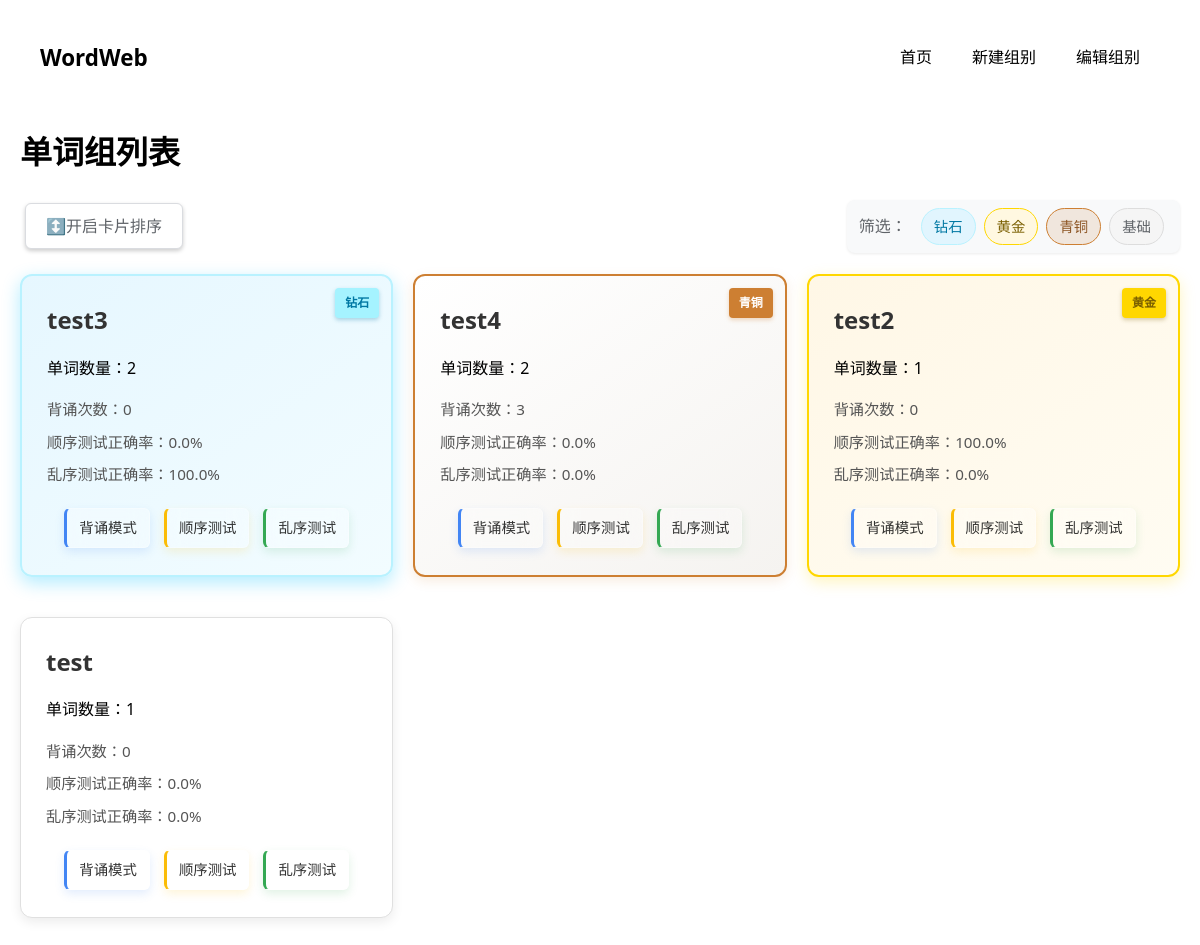
The page / on the database its author committed.
### app/models.py (models this page shows)
class WordGroup(db.Model):
    id = db.Column(db.Integer, primary_key=True)
    name = db.Column(db.String(100), unique=True, nullable=False)
    created_at = db.Column(db.DateTime, default=datetime.utcnow)
    order_index = db.Column(db.Integer, default=0)  # 添加排序字段
    words = db.relationship('Word', backref='group', lazy='dynamic', cascade='all, delete-orphan')
    stats = db.relationship('GroupStats', backref='group', uselist=False, cascade='all, delete-orphan')

class GroupStats(db.Model):
    id = db.Column(db.Integer, primary_key=True)
    group_id = db.Column(db.Integer, db.ForeignKey('word_group.id'), unique=True)
    study_count = db.Column(db.Integer, default=0)
    order_quiz_count = db.Column(db.Integer, default=0)
    random_quiz_count = db.Column(db.Integer, default=0)
    last_score = db.Column(db.Float, default=0.0)  # 顺序测试正确率
    random_last_score = db.Column(db.Float, default=0.0)  # 乱序测试正确率

### app/blueprints/main.py (the view)
@main_bp.route('/')
def index():
    groups = WordGroup.query.order_by(WordGroup.order_index, WordGroup.created_at).all()
    return render_template('index.html', groups=groups)

### app/templates/index.html (shortened to what this page needs)
{% extends "base.html" %}
{% block content %}
<h1>单词组列表</h1>
<div class="page-controls" style="display: flex; justify-content: space-between; margin-bottom: 20px;">
    <div class="sort-controls">
        <button id="toggle-drag-mode" class="btn btn-secondary">
            <span class="btn-icon">↕️</span> 开启卡片排序
        </button>
    </div>
    <div class="filter-controls">
        <div class="filter-btn-group">
            <span class="filter-label">筛选：</span>
            <label class="filter-btn">
                <span class="chip diamond">钻石</span>
            </label>
            <label class="filter-btn">
                <span class="chip gold">黄金</span>
            </label>
            <label class="filter-btn">
                <span class="chip bronze">青铜</span>
            </label>
            <label class="filter-btn">
                <span class="chip basic">基础</span>
            </label>
        </div>
    </div>
</div>
<div class="group-list" id="sortable-groups">
    {% for group in groups %}
    <div class="group-card
        {% if group.stats.random_last_score == 1.0 %}diamond-card
        {% elif group.stats.last_score == 1.0 %}gold-card
        {% elif group.stats.study_count >= 3 %}bronze-card
        {% else %}basic-card
        {% endif %}"
        data-id="{{ group.id }}"
        data-type="{% if group.stats.random_last_score == 1.0 %}diamond
                  {% elif group.stats.last_score == 1.0 %}gold
                  {% elif group.stats.study_count >= 3 %}bronze
                  {% else %}basic{% endif %}"
        data-order="{{ group.order_index or loop.index }}">
        <h2>{{ group.name }}</h2>
        <p>单词数量：{{ group.words.count() }}</p>
        <div class="stats">
            <span>背诵次数：{{ group.stats.study_count }}</span>
            <span>顺序测试正确率：{{ "%.1f"|format(group.stats.last_score*100) }}%</span>
            <span>乱序测试正确率：{{ "%.1f"|format((group.stats.random_last_score or 0)*100) }}%</span>
        </div>
        <div class="actions">
            <a href="{{ url_for('practice.study_mode', group_id=group.id) }}" class="btn glass-btn study">背诵模式</a>
            <a href="{{ url_for('practice.quiz_mode', group_id=group.id, mode='order') }}" class="btn glass-btn order">顺序测试</a>
            <a href="{{ url_for('practice.quiz_mode', group_id=group.id, mode='random') }}" class="btn glass-btn random">乱序测试</a>
        </div>
        {% if group.stats.random_last_score == 1.0 %}
        <div class="card-badge diamond">钻石</div>
        {% elif group.stats.last_score == 1.0 %}
        <div class="card-badge gold">黄金</div>
        {% elif group.stats.study_count >= 3 %}
        <div class="card-badge bronze">青铜</div>
        {% endif %}
    </div>
    {% endfor %}
</div>
{% endblock %}

### rows shown on the page
WordGroup: name "test3", words.count "2", stats.study_count "0", shows "钻石"
GroupStats: group.stats.last_score*100 "0.0", (group.stats.random_last_scoreor0)*100 "100.0"
WordGroup: name "test4", words.count "2", stats.study_count "3", shows "青铜"
GroupStats: group.stats.last_score*100 "0.0", (group.stats.random_last_scoreor0)*100 "0.0"
WordGroup: name "test2", words.count "1", stats.study_count "0", shows "黄金"
GroupStats: group.stats.last_score*100 "100.0", (group.stats.random_last_scoreor0)*100 "0.0"
WordGroup: name "test", words.count "1", stats.study_count "0"
GroupStats: group.stats.last_score*100 "0.0", (group.stats.random_last_scoreor0)*100 "0.0"
